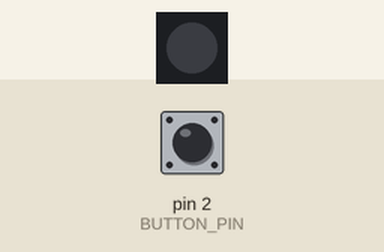
This sketch was run on a simulated Arduino Uno, built with avr-gcc and run on an emulated ATmega328P. On the bench: 1 RGB LEDs in strip order, left to right. The test bench sets the inputs (shaded band); at power-on: pin 2 (BUTTON_PIN) HIGH. Sleep ends after the set time or at an interrupt.

Above: at 1.2 s.
1.3 s: pin 2 (BUTTON_PIN) pulled LOW for 0.15 s
At 1.45 s:
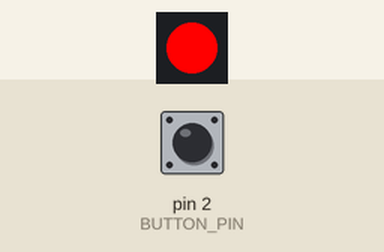
3.4 s: pin 2 (BUTTON_PIN) pulled LOW for 1 s
At 6.1 s:
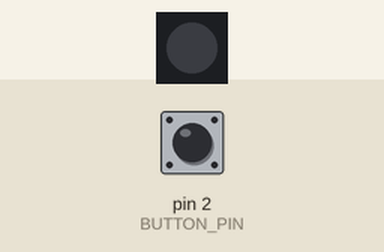
6.4 s: pin 2 (BUTTON_PIN) pulled LOW for 0.15 s
At 6.55 s:
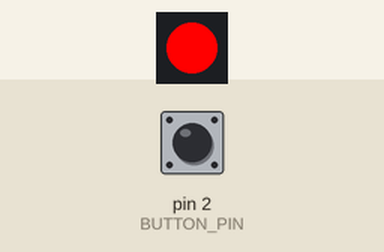
8.5 s: pin 2 (BUTTON_PIN) pulled LOW for 1 s
At 11.4 s:
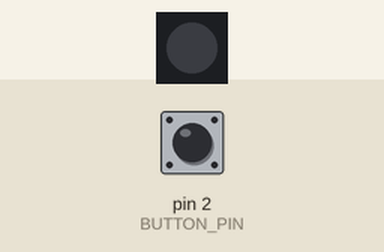
Timing chart, 0 to 12.5 s (numbered marks = the images above; inputs shaded):
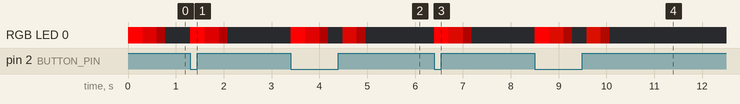

The sketch:

vibe_flasher.ino
```cpp
// (licence header left out)
#include <avr/sleep.h>
#include <Adafruit_NeoPixel.h>

#define BUTTON_PIN   2    // Digital IO pin connected to the button.  This will be
                          // driven with a pull-up resistor so the switch should
                          // pull the pin to ground momentarily.  On a high -> low
                          // transition the button press logic will execute.
#define PIXEL_PIN    4    // Digital IO pin connected to the NeoPixels.
#define PIXEL_COUNT 1

#define DELTA_PLUS 1
#define DELTA_MINUS 1

// Parameter 1 = number of pixels in strip,  neopixel stick has 8
// Parameter 2 = pin number (most are valid)
// Parameter 3 = pixel type flags, add together as needed:
//   NEO_RGB     Pixels are wired for RGB bitstream
//   NEO_GRB     Pixels are wired for GRB bitstream, correct for neopixel stick
//   NEO_KHZ400  400 KHz bitstream (e.g. FLORA pixels)
//   NEO_KHZ800  800 KHz bitstream (e.g. High Density LED strip), correct for neopixel stick
Adafruit_NeoPixel strip = Adafruit_NeoPixel(PIXEL_COUNT, PIXEL_PIN, NEO_GRB + NEO_KHZ800);

volatile int wheelVal = 0;
volatile uint8_t brightness = 255;
volatile unsigned long isrMillis = 0;

void vib_isr(){
  if (wheelVal < 255 - DELTA_PLUS){
    wheelVal += DELTA_PLUS;
  } else {
    wheelVal = 0;
  }
  brightness = 255;
  isrMillis = millis();
}

void vib_decrease(){
  if (brightness > DELTA_MINUS){
    brightness -= DELTA_MINUS;
  } else {
    brightness = 0;
  }
}

void sleep_isr(){
  // isr to wake up from sleep
  sleep_disable();
  detachInterrupt(0);
  vib_isr();
}

void go_sleep(){
  detachInterrupt(0);
  noInterrupts(); // disable interrupts i.e. cli();
  set_sleep_mode(SLEEP_MODE_PWR_DOWN);
  //Serial.println("Going to sleep!");
  sleep_enable(); // Set the SE (sleep enable) bit.
  attachInterrupt(0, sleep_isr, LOW);
  //sleep_bod_disable();
  interrupts(); // enable interrupts i.e. sei();
  sleep_cpu();  // Put the device into sleep mode. The SE bit must be set beforehand, and it is recommended to clear it afterwards.

  /* wake up here */
  sleep_disable();
  //Serial.println("I'm awake!");
  interrupts(); // end of some_condition
  attachInterrupt(0, vib_isr, FALLING);
}

void setup() {
  //Serial.begin(115200);
  //Serial.println("Starting vibe flasher!");
  pinMode(BUTTON_PIN, INPUT_PULLUP);
  strip.begin();
  strip.show(); // Initialize all pixels to 'off'

  attachInterrupt(0, vib_isr, FALLING);
}

void loop() {
  if (brightness <= 0){
    strip.setPixelColor(0, strip.Color(0,0,0));
    strip.show();
    go_sleep();
  }

  unsigned long currentMillis = millis();
  unsigned long elapsedTime = currentMillis - isrMillis; // elapsed time since last isr

  //strip.setPixelColor(0, strip.Color(255,0,0));
  strip.setPixelColor(0, Wheel(wheelVal));
  strip.setBrightness(brightness);
  strip.show();
  vib_decrease();
  noInterrupts();
  delay(200);
  interrupts();

}

// Input a value 0 to 255 to get a color value.
// The colours are a transition r - g - b - back to r.
uint32_t Wheel(byte WheelPos) {
  WheelPos = 255 - WheelPos;
  if(WheelPos < 85) {
   return strip.Color(255 - WheelPos * 3, 0, WheelPos * 3);
  } else if(WheelPos < 170) {
    WheelPos -= 85;
   return strip.Color(0, WheelPos * 3, 255 - WheelPos * 3);
  } else {
   WheelPos -= 170;
   return strip.Color(WheelPos * 3, 255 - WheelPos * 3, 0);
  }
}
```

Measured:
- after the input at 1.3 s, RGB LED 0: off → RGB(255, 0, 0) at once, → RGB(155, 0, 0) 0.30 s later, → RGB(59, 0, 0) 0.30 s later, → off 0.18 s later
- after the input at 3.4 s, RGB LED 0: off → RGB(255, 0, 0) at once, → RGB(153, 2, 0) 0.30 s later, → RGB(58, 0, 0) 0.30 s later, → off 0.18 s later, … (7 changes in this stretch)
- after the input at 6.4 s, RGB LED 0: off → RGB(255, 0, 0) at once, → RGB(149, 6, 0) 0.30 s later, → RGB(56, 1, 0) 0.30 s later, → off 0.18 s later
- after the input at 8.5 s, RGB LED 0: off → RGB(255, 0, 0) at once, → RGB(148, 8, 0) 0.30 s later, → RGB(56, 2, 0) 0.30 s later, → off 0.18 s later, … (7 changes in this stretch)
